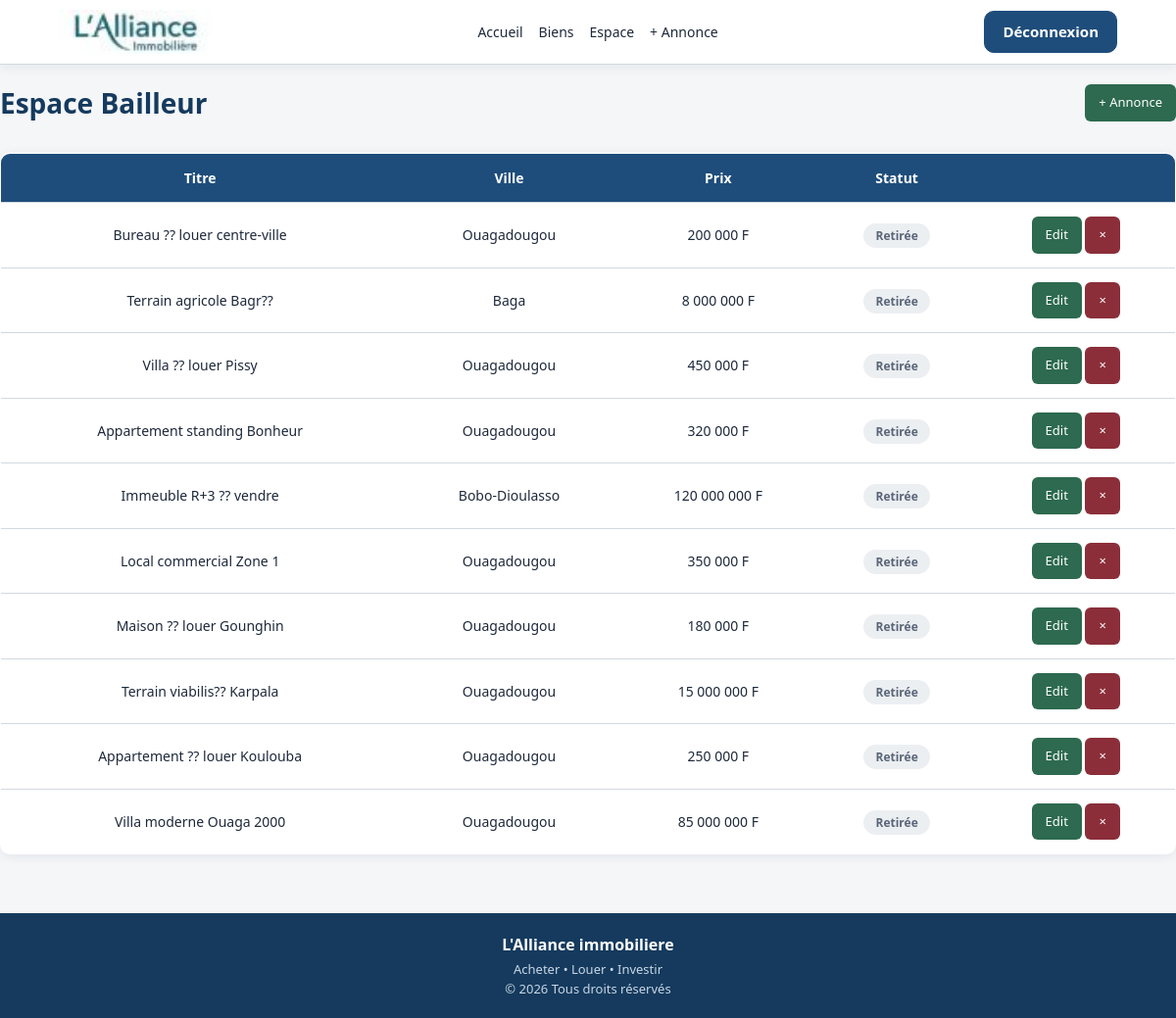
The app's page /views/bailleur/dashboard.php (signed in) with its own data.
### tables this page shows
CREATE TABLE IF NOT EXISTS `properties` (
  `id` int(11) NOT NULL AUTO_INCREMENT,
  `owner_id` int(11) NOT NULL,
  `titre` varchar(255) NOT NULL,
  `type` enum('terrain','villa','appartement','commerce','immeuble') NOT NULL,
  `usage_type` enum('residence','bureau','commerce','agriculture') NOT NULL,
  `option_type` enum('location','vente') NOT NULL,
  `superficie` decimal(10,2) NOT NULL,
  `prix` decimal(15,2) NOT NULL,
  `ville` varchar(150) NOT NULL,
  `adresse` text NOT NULL,
  `latitude` decimal(10,8) DEFAULT NULL,
  `longitude` decimal(11,8) DEFAULT NULL,
  `description` text NOT NULL,
  `source` enum('owner','agency') DEFAULT 'owner',
  `status` enum('pending','published','refused','retired') DEFAULT 'pending',
  `bedrooms` int(11) DEFAULT '0',
  `bathrooms` int(11) DEFAULT '0',
  `garage` int(11) DEFAULT '0',
  `created_at` timestamp NULL DEFAULT CURRENT_TIMESTAMP,
  PRIMARY KEY (`id`),
  KEY `owner_id` (`owner_id`)
);

### config/config.php (called while the page is built, shortened)
<?php
function url(string $path = ''): string
{
    return BASE_URL . ltrim($path, '/');
}

### models/Property.php (called while the page is built, shortened)
<?php
class Property
{
    private $pdo;
    public function __construct($pdo)
    {
        $this->pdo = $pdo;
    }
    public function getByOwner($ownerId)
    {
        $sql = "SELECT p.*, GROUP_CONCAT(pi.image_path) as image_paths
                FROM properties p
                LEFT JOIN property_images pi ON p.id = pi.property_id
                WHERE p.owner_id = ?
                GROUP BY p.id
                ORDER BY p.id DESC";
        $stmt = $this->pdo->prepare($sql);
        $stmt->execute([$ownerId]);
        $items = $stmt->fetchAll(PDO::FETCH_ASSOC);
        return $items;
    }
}

### views/bailleur/dashboard.php (the view, shortened to what this page needs)
<?php
require_once ROOT_PATH . 'includes/bootstrap.php';
require_once ROOT_PATH . 'models/Property.php';
$propertyModel = new Property($pdo);
$properties = $propertyModel->getByOwner($_SESSION['user_id']);
$statusLabels = array(
    'pending' => 'Attente',
    'published' => 'Publiée',
    'refused' => 'Refusée',
    'retired' => 'Retirée'
);
include ROOT_PATH . 'includes/header.php';
include ROOT_PATH . 'includes/navbar.php';
?>
<div class="dashboard page-content">
    <div class="page-header">
        <h1>Espace Bailleur</h1>
        <a href="<?= url('views/property/create.php') ?>" class="success-btn">+ Annonce</a>
    </div>
    <?php if (empty($properties)): ?>
        <div class="empty-box">
            <p>Aucune annonce.</p>
            <a href="<?= url('views/property/create.php') ?>" class="btn-primary" style="display:inline-block;width:auto;padding:12px 24px;">Ajouter un bien</a>
        </div>
    <?php else: ?>
        <table class="visit-table">
            <tr>
                <th>Titre</th>
                <th>Ville</th>
                <th>Prix</th>
                <th>Statut</th>
                <th></th>
            </tr>
            <?php foreach ($properties as $property): ?>
                <tr>
                    <td><?= htmlspecialchars($property['titre']) ?></td>
                    <td><?= htmlspecialchars($property['ville']) ?></td>
                    <td><?= number_format($property['prix'], 0, ',', ' ') ?> F</td>
                    <td><span class="badge badge-<?= $property['status'] ?>"><?= isset($statusLabels[$property['status']]) ? $statusLabels[$property['status']] : $property['status'] ?></span></td>
                    <td>
                        <a class="success-btn" href="<?= url('views/property/edit.php?id=' . $property['id']) ?>">Edit</a>
                        <a class="danger-btn" href="<?= url('controllers/PropertyController.php?action=delete&id=' . $property['id']) ?>" onclick="return confirm('Supprimer ?')">×</a>
                    </td>
                </tr>
            <?php endforeach; ?>
        </table>
    <?php endif; ?>
</div>
<?php include ROOT_PATH . 'includes/footer.php'; ?>

### assets/css/style.css (style rules this page uses)
:root { --primary: #1e4d7b; --primary-dark: #153a5e; --primary-light: #e8eef4; --accent: #8b7355; --accent-light: #f0ebe3; --bg: #f4f6f8; --surface: #ffffff; --text: #1e293b; --text-muted: #5a6578; --border: #d1d9e0; --success: #2d6a4f; --success-bg: #e6f2ec; --danger: #8b2e3a; --danger-bg: #f5e8ea; --warning: #6b5a1e; --warning-bg: #f3f0e4; --shadow: 0 2px 12px rgba(30, 41, 59, 0.08); --radius: 10px; }
* { margin: 0; padding: 0; box-sizing: border-box; font-family: 'Segoe UI', Tahoma, Geneva, Verdana, sans-serif; }
body { background: var(--bg); color: var(--text); padding-top: 64px; line-height: 1.5; font-size: 15px; }
a { text-decoration: none; color: inherit; }
.page-content { max-width: 1200px; margin: 0 auto; padding: 40px 20px; }
.page-header { display: flex; justify-content: space-between; align-items: center; margin-bottom: 30px; flex-wrap: wrap; gap: 15px; }
.page-header h1, .page-content > h1, .dashboard h1 { color: var(--primary-dark); font-size: 28px; }
.visit-table { width: 100%; border-collapse: collapse; margin-top: 24px; background: var(--surface); border-radius: var(--radius); overflow: hidden; border: 1px solid var(--border); box-shadow: var(--shadow); }
.visit-table th, .visit-table td { padding: 14px; border-bottom: 1px solid var(--border); text-align: center; font-size: 14px; }
.visit-table th { background: var(--primary); color: #fff; font-weight: 600; }
.visit-table tr:last-child td { border-bottom: none; }
.dashboard { padding: 20px 0; }
.success-btn { background: var(--success); color: #fff; padding: 9px 14px; border-radius: 6px; display: inline-block; font-size: 13px; font-weight: 500; }
.danger-btn { background: var(--danger); color: #fff; padding: 9px 14px; border-radius: 6px; display: inline-block; font-size: 13px; font-weight: 500; }
.badge { padding: 4px 12px; border-radius: 20px; font-size: 12px; font-weight: 600; }
.badge-retired { background: #eceff2; color: var(--text-muted); }

### records on screen
properties: titre "Bureau ?? louer centre-ville", ville "Ouagadougou", prix "200 000", status "Retirée"
properties: titre "Terrain agricole Bagr??", ville "Baga", prix "8 000 000", status "Retirée"
properties: titre "Villa ?? louer Pissy", ville "Ouagadougou", prix "450 000", status "Retirée"
properties: titre "Appartement standing Bonheur", ville "Ouagadougou", prix "320 000", status "Retirée"
properties: titre "Immeuble R+3 ?? vendre", ville "Bobo-Dioulasso", prix "120 000 000", status "Retirée"
properties: titre "Local commercial Zone 1", ville "Ouagadougou", prix "350 000", status "Retirée"
properties: titre "Maison ?? louer Gounghin", ville "Ouagadougou", prix "180 000", status "Retirée"
properties: titre "Terrain viabilis?? Karpala", ville "Ouagadougou", prix "15 000 000", status "Retirée"
properties: titre "Appartement ?? louer Koulouba", ville "Ouagadougou", prix "250 000", status "Retirée"
properties: titre "Villa moderne Ouaga 2000", ville "Ouagadougou", prix "85 000 000", status "Retirée"
